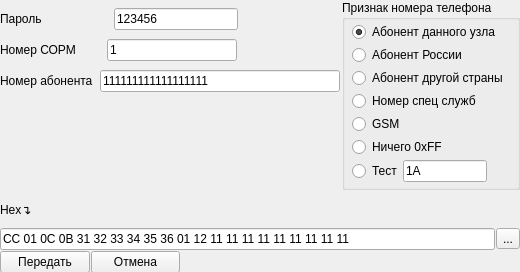
<?xml version="1.0" encoding="UTF-8"?>
<ui version="4.0">
 <class>form_command_12</class>
 <widget class="QWidget" name="form_command_12">
  <property name="geometry">
   <rect>
    <x>0</x>
    <y>0</y>
    <width>520</width>
    <height>272</height>
   </rect>
  </property>
  <property name="windowTitle">
   <string>Команда № 12 «Запрос на передачу списка услуг связи»</string>
  </property>
  <widget class="QWidget" name="">
   <property name="geometry">
    <rect>
     <x>0</x>
     <y>0</y>
     <width>520</width>
     <height>273</height>
    </rect>
   </property>
   <layout class="QVBoxLayout" name="verticalLayout">
    <property name="spacing">
     <number>1</number>
    </property>
    <item>
     <layout class="QHBoxLayout" name="horizontalLayout_5">
      <property name="spacing">
       <number>0</number>
      </property>
      <item>
       <layout class="QVBoxLayout" name="verticalLayout_5">
        <property name="spacing">
         <number>1</number>
        </property>
        <property name="bottomMargin">
         <number>89</number>
        </property>
        <item>
         <layout class="QHBoxLayout" name="horizontalLayout">
          <property name="spacing">
           <number>72</number>
          </property>
          <property name="rightMargin">
           <number>104</number>
          </property>
          <item>
           <widget class="QLabel" name="label">
            <property name="text">
             <string>Пароль</string>
            </property>
           </widget>
          </item>
          <item>
           <widget class="QLineEdit" name="lineEdit">
            <property name="text">
             <string>123456</string>
            </property>
           </widget>
          </item>
         </layout>
        </item>
        <item>
         <layout class="QHBoxLayout" name="horizontalLayout_2">
          <property name="spacing">
           <number>31</number>
          </property>
          <property name="rightMargin">
           <number>105</number>
          </property>
          <item>
           <widget class="QLabel" name="label_2">
            <property name="text">
             <string>Номер СОРМ</string>
            </property>
           </widget>
          </item>
          <item>
           <widget class="QLineEdit" name="lineEdit_2">
            <property name="text">
             <string>1</string>
            </property>
           </widget>
          </item>
         </layout>
        </item>
        <item>
         <layout class="QVBoxLayout" name="verticalLayout_4">
          <item>
           <layout class="QHBoxLayout" name="horizontalLayout_4">
            <property name="spacing">
             <number>7</number>
            </property>
            <property name="rightMargin">
             <number>2</number>
            </property>
            <item>
             <widget class="QLabel" name="label_4">
              <property name="text">
               <string>Номер абонента</string>
              </property>
             </widget>
            </item>
            <item>
             <widget class="QLineEdit" name="lineEdit_4">
              <property name="text">
               <string>111111111111111111</string>
              </property>
             </widget>
            </item>
           </layout>
          </item>
         </layout>
        </item>
       </layout>
      </item>
      <item>
       <widget class="QGroupBox" name="groupBox_2">
        <property name="minimumSize">
         <size>
          <width>0</width>
          <height>190</height>
         </size>
        </property>
        <property name="title">
         <string>Признак номера телефона</string>
        </property>
        <widget class="QWidget" name="layoutWidget_6">
         <property name="geometry">
          <rect>
           <x>10</x>
           <y>20</y>
           <width>200</width>
           <height>171</height>
          </rect>
         </property>
         <layout class="QVBoxLayout" name="verticalLayout_2">
          <property name="spacing">
           <number>1</number>
          </property>
          <item>
           <widget class="QRadioButton" name="radioButton_5">
            <property name="text">
             <string>Абонент данного узла</string>
            </property>
            <property name="checked">
             <bool>true</bool>
            </property>
           </widget>
          </item>
          <item>
           <widget class="QRadioButton" name="radioButton_6">
            <property name="text">
             <string>Абонент России</string>
            </property>
           </widget>
          </item>
          <item>
           <widget class="QRadioButton" name="radioButton_7">
            <property name="text">
             <string>Абонент другой страны</string>
            </property>
           </widget>
          </item>
          <item>
           <widget class="QRadioButton" name="radioButton_8">
            <property name="text">
             <string>Номер спец служб</string>
            </property>
           </widget>
          </item>
          <item>
           <widget class="QRadioButton" name="radioButton_9">
            <property name="text">
             <string>GSM</string>
            </property>
           </widget>
          </item>
          <item>
           <widget class="QRadioButton" name="radioButton_10">
            <property name="text">
             <string>Ничего 0xFF</string>
            </property>
           </widget>
          </item>
          <item>
           <layout class="QHBoxLayout" name="horizontalLayout_3">
            <property name="rightMargin">
             <number>65</number>
            </property>
            <item>
             <widget class="QRadioButton" name="radioButton">
              <property name="text">
               <string>Тест</string>
              </property>
             </widget>
            </item>
            <item>
             <widget class="QLineEdit" name="lineEdit_3">
              <property name="text">
               <string>1A</string>
              </property>
             </widget>
            </item>
           </layout>
          </item>
         </layout>
        </widget>
       </widget>
      </item>
     </layout>
    </item>
    <item>
     <widget class="QLabel" name="label_7">
      <property name="text">
       <string>Hex↴</string>
      </property>
     </widget>
    </item>
    <item>
     <layout class="QHBoxLayout" name="horizontalLayout_7">
      <item>
       <widget class="QLineEdit" name="lineEdit_7">
        <property name="text">
         <string>CC 01 0C 0B 31 32 33 34 35 36 01 12 11 11 11 11 11 11 11 11 11 </string>
        </property>
       </widget>
      </item>
      <item>
       <widget class="QToolButton" name="toolButton">
        <property name="text">
         <string>...</string>
        </property>
       </widget>
      </item>
     </layout>
    </item>
    <item>
     <layout class="QHBoxLayout" name="horizontalLayout_10">
      <property name="rightMargin">
       <number>340</number>
      </property>
      <item>
       <widget class="QPushButton" name="pushButton">
        <property name="text">
         <string>Передать</string>
        </property>
       </widget>
      </item>
      <item>
       <widget class="QPushButton" name="pushButton_2">
        <property name="text">
         <string>Отмена</string>
        </property>
       </widget>
      </item>
     </layout>
    </item>
   </layout>
  </widget>
 </widget>
 <resources/>
 <connections/>
</ui>
